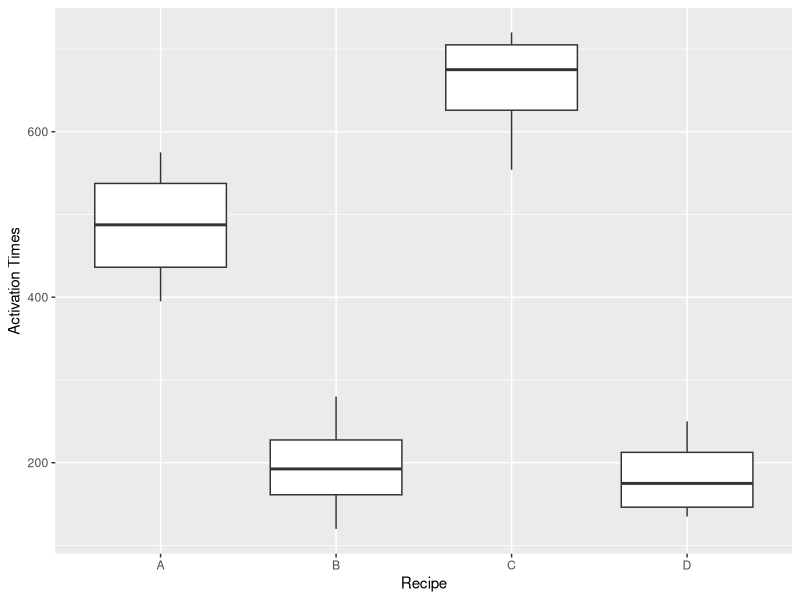
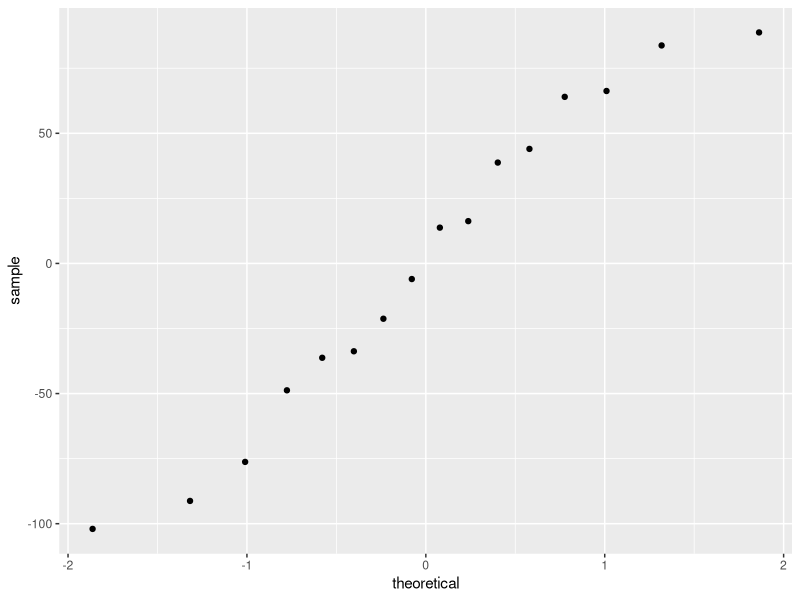
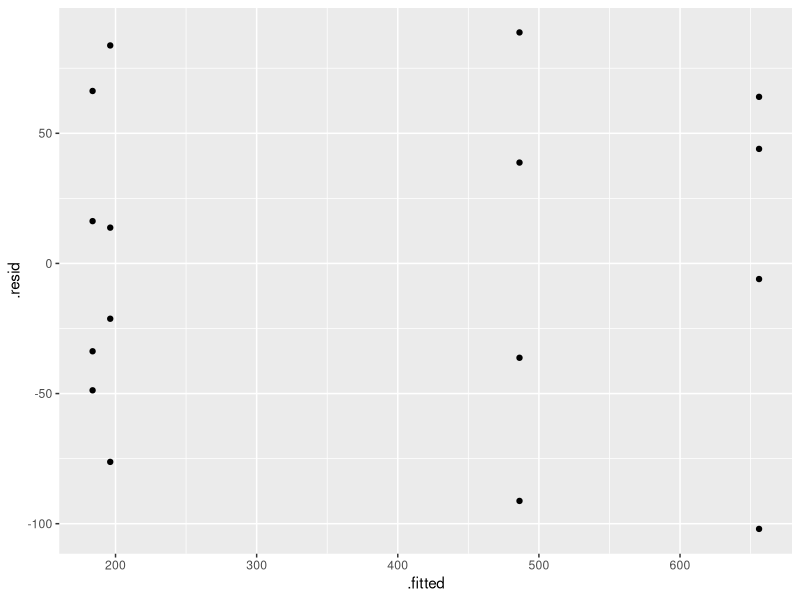
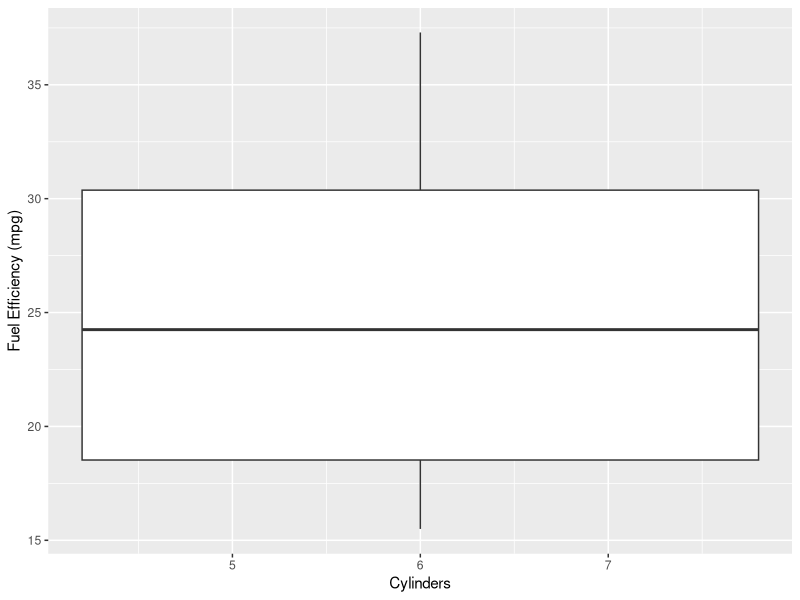
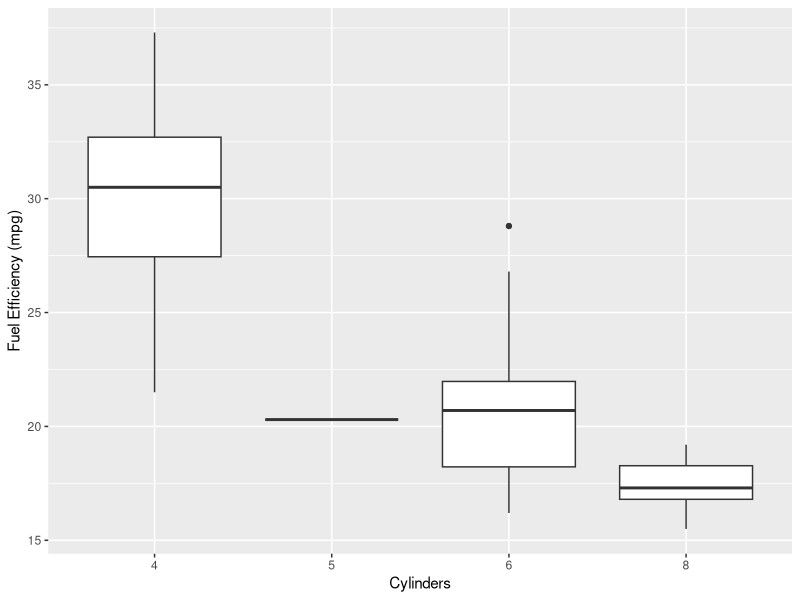

Write the R code that produced these figures, in order.
# This file will eventually have everything you need to do an ANOVA in R.

# The issue of factor variables in R can be tricky. R can usually (but not
# always) figure out when you intend for a variable to be treated as a factor
# with levels. But, if the variable uses levels such as 1, 2, 3, etc., then R
# will assume these are the numbers themselves, and not labels. So it's a good
# habit to make sure factor variables are being stored properly.
library(tidyverse)

yeast <- read.csv("Chapter_25/Activating_yeast.csv", check.names = FALSE)

# I've turned off variable name "checking". If you don't do this, the column
# name "Activiation Times" is changed to "Activation.Times" to get rid of the
# space. I don't consider that good practice.

# Look at the "structure" of 'yeast' using the str function:
str(yeast)

# You can see the Recipe variable is indeed stored as a 'Factor' variable. So 
# we're good to go. See the next example below for a case where you need to
# change something.

# 1. Plot the data
yeast %>% 
 ggplot(aes(x=Recipe, y=`Activation Times`)) + geom_boxplot()

# 1a. Numerical summaries - good to get sample sizes, means, and standard
# deviations for each group:
yeast %>% 
  group_by(Recipe) %>% 
  summarize(n = n(), means = mean(`Activation Times`), sd = sd(`Activation Times`))

# 2. Do the ANOVA. The formula notation using the ~ is similar to regression. As
# usual, best to save the analysis and look at a summary of it.
yeast_fit <- yeast %>% 
  aov(`Activation Times` ~ Recipe, data=.)

summary(yeast_fit)

# 3. Verify the model assumptions (will be discussed 2017-03-06)

library(broom)
yeast_fit_aug <- augment(yeast_fit)

# Normality assumption normal quantile plot.
yeast_fit_aug %>% 
  ggplot(aes(sample=.resid)) + geom_qq()

# Equal variance assumption with residuals versus fitted values, as per textbook.
yeast_fit_aug %>% 
  ggplot(aes(x=.fitted, y=.resid)) + geom_point()

# Better way, in my opinion. Levene's test. Implemented as part of the "car"
# package, which you'll need to install (only once.)
 
library(car)

yeast %>% 
  leveneTest(`Activation Times` ~ Recipe, data=.)

##########################################
# Example with confusing factor variable #
##########################################

fuel <- read.csv("Chapter_25/Fuel_economy.csv", check.names = FALSE)
str(fuel)

# Number of cylinders is stored as an integer, not a factor. So if you try to
# make boxplots, it doesn't work:
fuel %>% 
  ggplot(aes(x=Cylinders, y=`Fuel Efficiency (mpg)`)) + geom_boxplot()

# Simply change the variable to be of a factor type:

fuel$Cylinders <- as.factor(fuel$Cylinders)

# Now this works:
fuel %>% 
  ggplot(aes(x=Cylinders, y=`Fuel Efficiency (mpg)`)) + geom_boxplot()

# Numerical summary
fuel %>% 
  group_by(Cylinders) %>% 
  summarize(n = n(), means = mean(`Fuel Efficiency (mpg)`), sd = sd(`Fuel Efficiency (mpg)`))

# Hmmm...sample size of only 1 for 5 cylinders. You won't be able to use that 
# group in any analysis. I don't actually see a question on this dataset in our 
# version of the textbook, so don't worry about. The main thing is to watch out
# for the correct interpretation of factor variables when the levels are stored
# as numbers.
